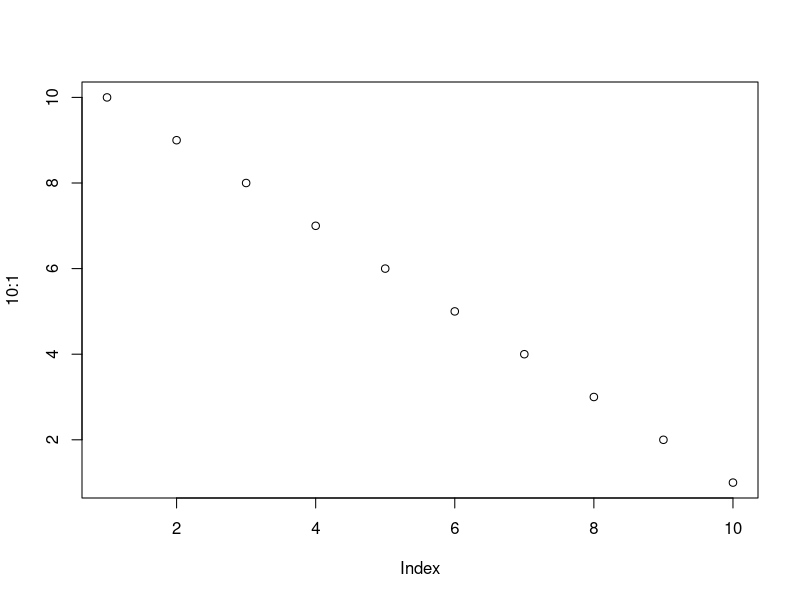
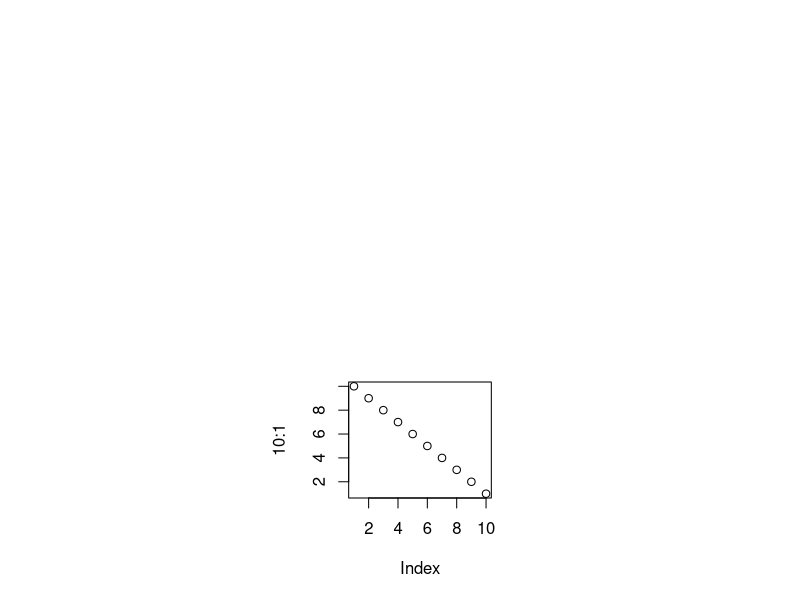
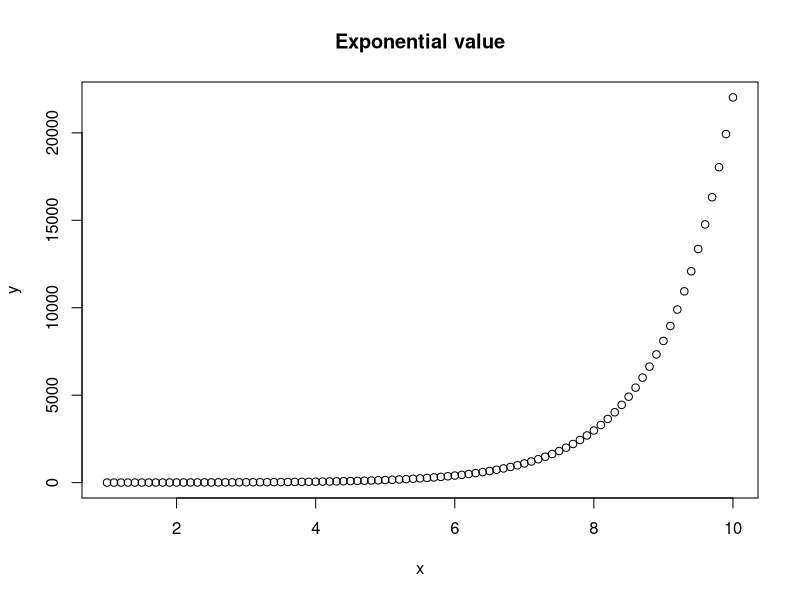
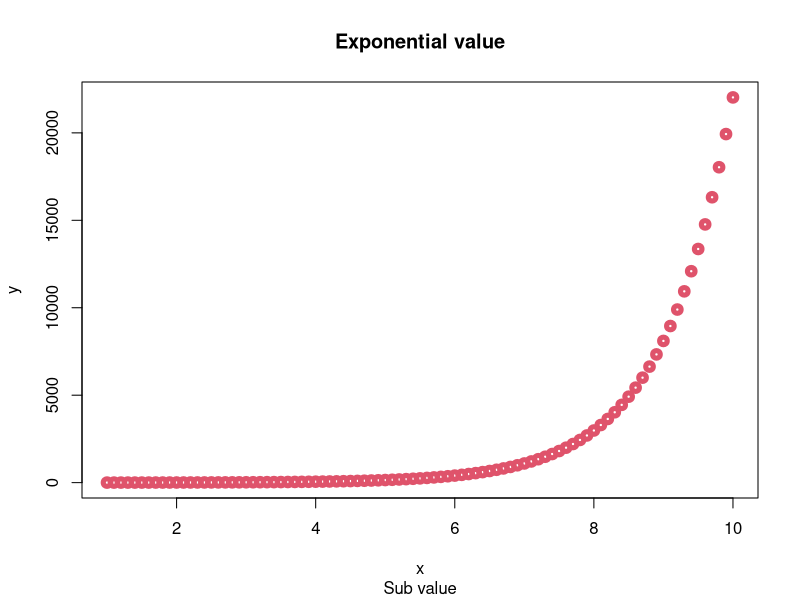
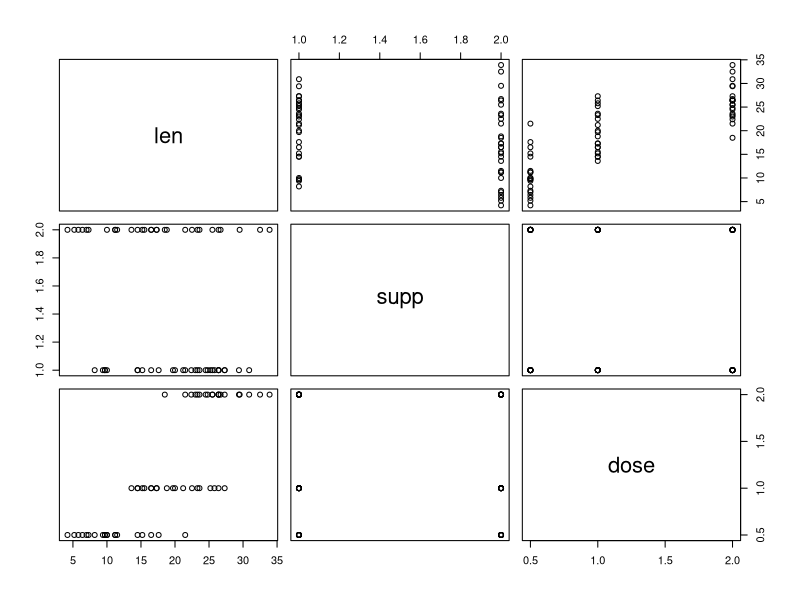
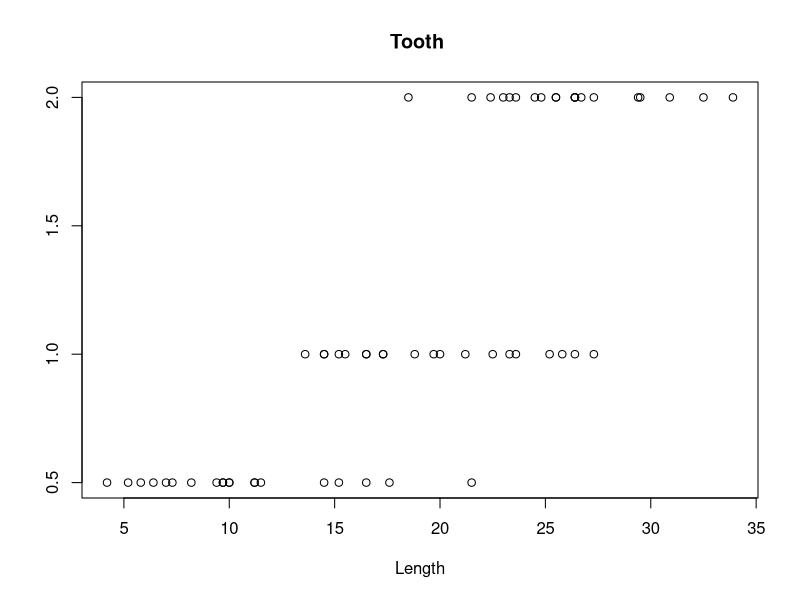
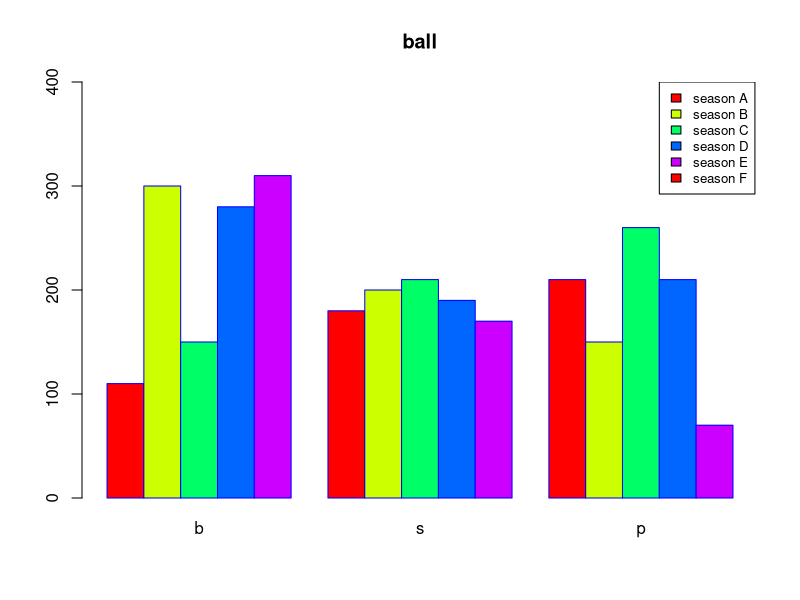
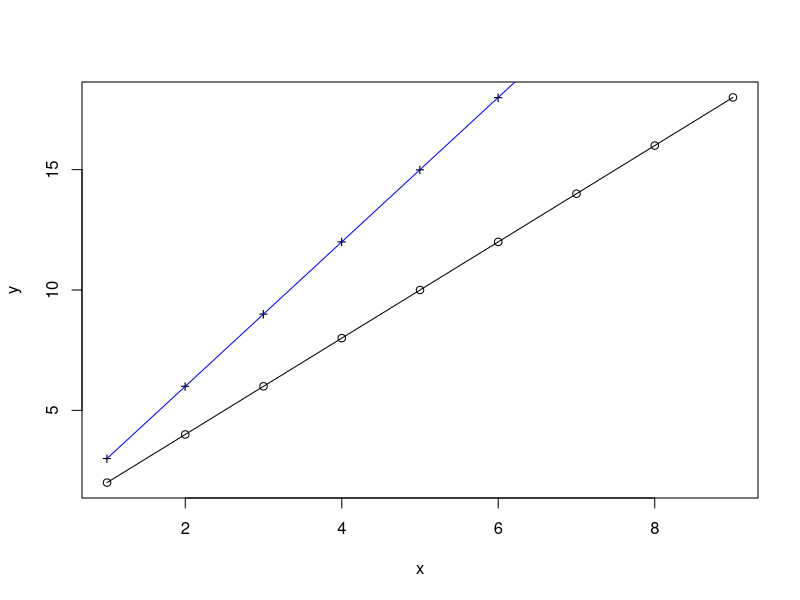

Reproduce these figures in R, in order.
plot(10:1) # 10 에서 1까지 감소하며
# 그래프를 그림

split.screen(c(2,1))
# 전체 화면을 두개의 행과 하나의 컬럼을 나눈다
split.screen(c(1,3), screen=2)
# 2번 스크린을 3덩이로 구분을 시킴
# 총 여섯개의 화면이 있게 됨

screen(1)
plot(10:1)
# 1번에 그림

screen(4)
plot(1:10)

erase.screen(4)
erase.screen(1)

plot(10:1)
close.screen(all=TRUE)

dev.off()
dev.copy(pdf,"samplegraph.pdf")
# 그래프를 pdf 로 저장하기


##################################################

# 산포도 (scatter chart)
# 데이터를 x 축과 y 축에 점으로 표현한 그래프
# 연속값을 ㅗ된 두 변수의 관계를 표현할 때 사용

x = seq(1,10,0.1)
y = exp(x)

plot(x,y)
title("Exponential value")

# plot(x,y, main="Title)
plot(x,y, 
     main="Exponential value",
     sub = "Sub value",
     xlab = "x", ylab="y",
     typel ="l", lty="dotdash",
     col = 2, lwd = 5)

##################################################

data(ToothGrowth)
head(ToothGrowth)

dim(ToothGrowth)
plot(ToothGrowth)

# 두번째 
# 비타민을 많이 먹으면 이가 길어진다 의 결론

plot(ToothGrowth$len, ToothGrowth$dose, main="Tooth ", xlab="Length", ylab="")
##################################################

# beside=T
# - 누적해서 그리지 말고
# - 옆에다 계소 그려라

# names.arg=c("")

# border: 막대 선 색상

B_QTY = c(110, 300, 150, 280, 310)
S_QTY = c(180, 200, 210, 190, 170)
P_QTY = c(210, 150, 260, 210, 70)

B_TYPE2 = matrix(c(B_QTY, S_QTY, P_QTY), 5 ,3)

barplot(B_TYPE2, main="ball",
        beside=T,
        names.arg=c("b", "s", "p"),
        border="blue",
        col=rainbow(5),
        ylim=c(0,400))
legend(16,400,c("season A", "season B", "season C", "season D", "season E", "season F"), cex = 0.8, fill=rainbow(5))
# 16, 400 인 위치에
# 그려라
# cex characte exxpanding을 얼마나 할거냐
# fill 색을 무지개색을 ㅗ채우거르ㅏ 
# 
# barplot(t(B_TYPE2),
#         xlab = "season",
#         names.arg=c("A", "B", "C", "D", "E")
#         

##################################################
x = c(1,2,3,4,5,6,7,8,9)
y = x * 2
z = x * 3
plot(x,y, type="o")
points(x,z,pch="+")
lines(x,z,col="blue")

plot(x,y,type="o", ylim = c(0,30))
points (x,z,pch="*")
lines(x,z,col="dark red")

##################################################

# 히스토그램 
b = c(1,2,1,4,3,5,4,5,3,2,5,6,7,2,8,5,9,3,5)
hist(b)

##################################################

# 파이 그래프
# 전체와 부분의 관계를 나타내는데 
T_sales = c(210, 110, 400, 550, 700, 130)
pie(T_sales, init.angle = 90, col = rainbow(length(T_sales)),
    main = "주간 매출 변동",
    labels = c("Mon", "Tue", "Wed", "Thur", "Fri", "Sat"))
legend(1, 1, c("Mon", "Tue", "Wed", "Thur", "Fri", "Sat"), 
       cex = 0.8, fill = rainbow(length(T_sales)))

##################################################
erase.screen()
library("plotrix")
week = c("Mon", "Tue", "Wed", "Thur", "Fri", "Sat")
ratio = round(T_sales / sum(T_sales) * 100, 1)
label = paste(week, "\n", ratio, "%")
pie3D(T_sales, main = "주간매출동향", col = rainbow(length(T_sales)), 
      cex = 0.8, labels = label)
legend(-0.8, 1.0, c("Mon", "Tue", "Wed", "Thur", "Fri", "Sat"), 
       cex = 0.8, fill = rainbow(length(T_sales)))

# 추가 그래프
pie3D(T_sales, main = "주간매출 동향", col = rainbow(length(T_sales)), 
      cex = 0.8, labels = label, explode = 0.05)
##################################################

##################################################
